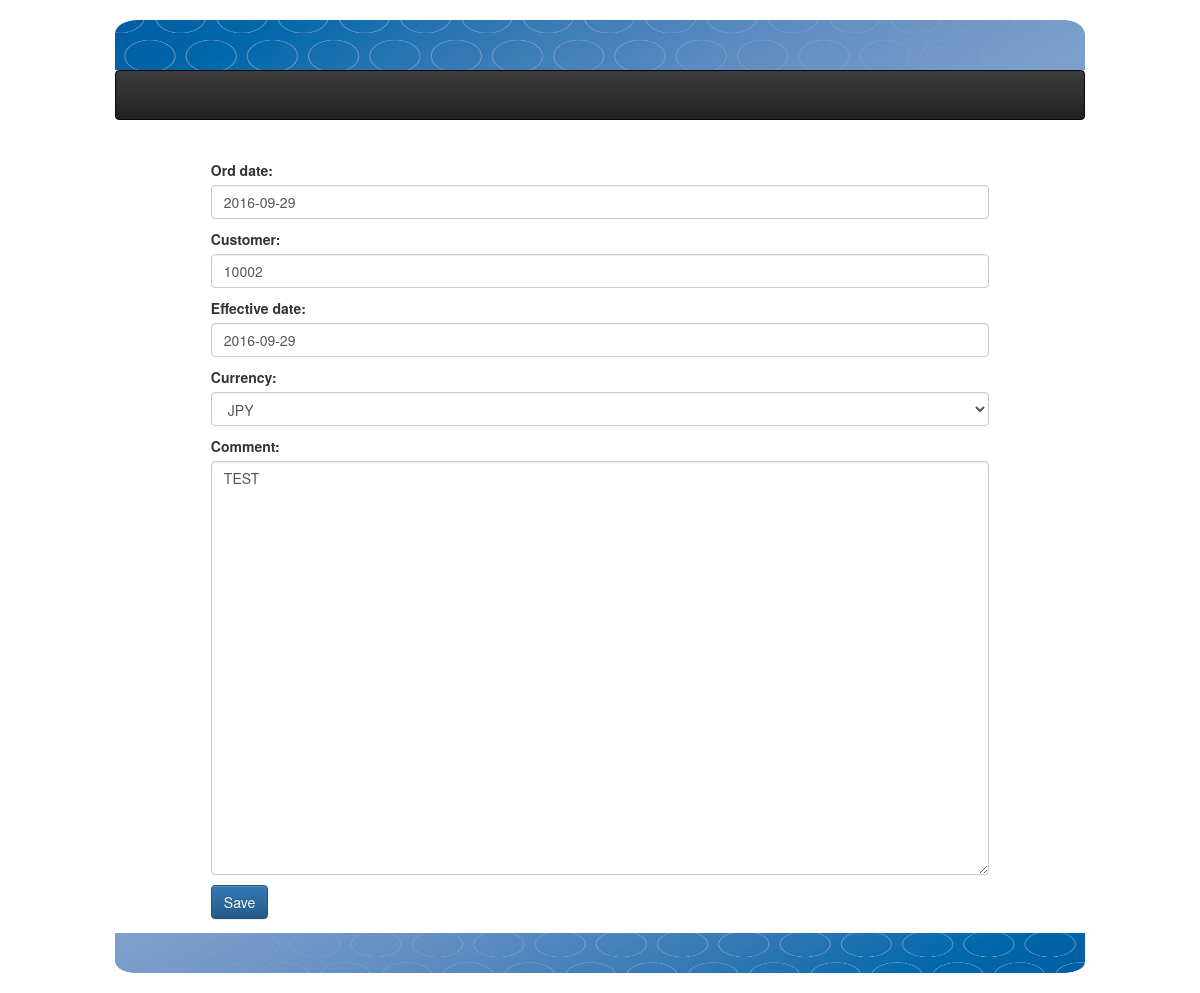
The app's page /modelquote/5/edit/ with its own data.
### modelquote/models.py (models this page shows, shortened)
class ModelQuote(models.Model):
    request_user = models.CharField(max_length=60, null=False, blank=False) #開單人
    order_number = models.CharField(max_length=12, null=True, blank=True, unique=True) #報價單號
    ord_date = models.DateField(default=timezone.now) #報價日期
    customer = models.ForeignKey(Customer) #客戶編號
    effective_date = models.DateField( default=timezone.now ) # 報價單有效日期
    currency = models.ForeignKey( Currency )
    invalid = models.BooleanField(default=False) #作廢
    comment = models.TextField(null=True, blank=True)
    create_at = models.DateTimeField(auto_now_add=True, auto_now =False)
    modify = models.DateTimeField(auto_now_add=False, auto_now =True)
    objects = OrderNumberManager()

### modelquote/views.py (the view)
# urls.py: url(r'^(?P<pk>\d+)/edit/$', views.ModelQuoteUpdate.as_view( template_name = 'modelquote/modelquote_form.html'  ), name="edit" ),
class ModelQuoteUpdate( UpdateView ):
    model = ModelQuote
    form_class = ModelQuoteCreateForm

### quotations/models.py (called while the page is built)
    def __str__(self):
        return self.code

### templates/modelquote/modelquote_form.html (shortened to what this page needs)
{% extends "base.html" %}
{% block content %}
<div class="col-sm-8 col-md-10 col-sm-offset-1 col-md-offset-1" >
<form action="" method="POST">{% csrf_token %}
  {{ form.as_p }}
  <button type="submit" class="btn btn-primary" >Save</button>
</form>
</div>
{% endblock content %}

### records on screen
ModelQuote: ord_date "2016-09-29", customer "10002", effective_date "2016-09-29", currency "JPY", comment "TEST"
